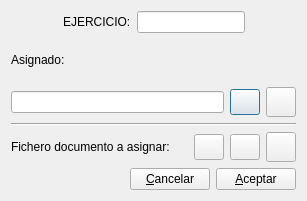
<?xml version="1.0" encoding="UTF-8"?>
<ui version="4.0">
 <class>asigna_fichdoc</class>
 <widget class="QDialog" name="asigna_fichdoc">
  <property name="geometry">
   <rect>
    <x>0</x>
    <y>0</y>
    <width>307</width>
    <height>201</height>
   </rect>
  </property>
  <property name="windowTitle">
   <string>Asigna fichero de documento</string>
  </property>
  <layout class="QHBoxLayout" name="horizontalLayout_5">
   <item>
    <layout class="QVBoxLayout" name="verticalLayout">
     <item>
      <layout class="QHBoxLayout" name="horizontalLayout_4">
       <item>
        <spacer name="horizontalSpacer_3">
         <property name="orientation">
          <enum>Qt::Horizontal</enum>
         </property>
         <property name="sizeHint" stdset="0">
          <size>
           <width>40</width>
           <height>20</height>
          </size>
         </property>
        </spacer>
       </item>
       <item>
        <widget class="QLabel" name="label_2">
         <property name="text">
          <string>EJERCICIO:</string>
         </property>
        </widget>
       </item>
       <item>
        <widget class="QLineEdit" name="ejerciciolineEdit">
         <property name="readOnly">
          <bool>true</bool>
         </property>
        </widget>
       </item>
       <item>
        <spacer name="horizontalSpacer_2">
         <property name="orientation">
          <enum>Qt::Horizontal</enum>
         </property>
         <property name="sizeHint" stdset="0">
          <size>
           <width>40</width>
           <height>20</height>
          </size>
         </property>
        </spacer>
       </item>
      </layout>
     </item>
     <item>
      <widget class="QLabel" name="label">
       <property name="text">
        <string>Asignado:</string>
       </property>
      </widget>
     </item>
     <item>
      <layout class="QHBoxLayout" name="horizontalLayout">
       <item>
        <widget class="QLineEdit" name="docasignadolineEdit">
         <property name="readOnly">
          <bool>true</bool>
         </property>
        </widget>
       </item>
       <item>
        <widget class="QPushButton" name="visdocdefpushButton">
         <property name="minimumSize">
          <size>
           <width>30</width>
           <height>26</height>
          </size>
         </property>
         <property name="maximumSize">
          <size>
           <width>30</width>
           <height>26</height>
          </size>
         </property>
         <property name="toolTip">
          <string>Consultar mayor</string>
         </property>
         <property name="text">
          <string/>
         </property>
         <property name="icon">
          <iconset resource="keme.qrc">
           <normaloff>:/iconos/graf/viewer.xpm</normaloff>:/iconos/graf/viewer.xpm</iconset>
         </property>
        </widget>
       </item>
       <item>
        <widget class="QPushButton" name="borravisdocpushButton">
         <property name="maximumSize">
          <size>
           <width>30</width>
           <height>30</height>
          </size>
         </property>
         <property name="text">
          <string/>
         </property>
         <property name="icon">
          <iconset resource="keme.qrc">
           <normaloff>:/iconos/graf/borraelem.png</normaloff>:/iconos/graf/borraelem.png</iconset>
         </property>
         <property name="shortcut">
          <string>Alt+L</string>
         </property>
        </widget>
       </item>
      </layout>
     </item>
     <item>
      <widget class="Line" name="line">
       <property name="orientation">
        <enum>Qt::Horizontal</enum>
       </property>
      </widget>
     </item>
     <item>
      <layout class="QHBoxLayout" name="horizontalLayout_2">
       <item>
        <widget class="QLabel" name="label_6">
         <property name="text">
          <string>Fichero documento a asignar:</string>
         </property>
        </widget>
       </item>
       <item>
        <widget class="QPushButton" name="fichdocpushButton">
         <property name="minimumSize">
          <size>
           <width>30</width>
           <height>26</height>
          </size>
         </property>
         <property name="maximumSize">
          <size>
           <width>30</width>
           <height>26</height>
          </size>
         </property>
         <property name="toolTip">
          <string>Diálogo de archivos</string>
         </property>
         <property name="text">
          <string/>
         </property>
         <property name="icon">
          <iconset resource="keme.qrc">
           <normaloff>:/iconos/graf/fileimport.png</normaloff>:/iconos/graf/fileimport.png</iconset>
         </property>
         <property name="autoDefault">
          <bool>false</bool>
         </property>
        </widget>
       </item>
       <item>
        <widget class="QPushButton" name="visdocpushButton">
         <property name="minimumSize">
          <size>
           <width>30</width>
           <height>26</height>
          </size>
         </property>
         <property name="maximumSize">
          <size>
           <width>30</width>
           <height>26</height>
          </size>
         </property>
         <property name="toolTip">
          <string>Visualizar archivo</string>
         </property>
         <property name="text">
          <string/>
         </property>
         <property name="icon">
          <iconset resource="keme.qrc">
           <normaloff>:/iconos/graf/viewer.xpm</normaloff>:/iconos/graf/viewer.xpm</iconset>
         </property>
         <property name="autoDefault">
          <bool>false</bool>
         </property>
        </widget>
       </item>
       <item>
        <widget class="QPushButton" name="borraasdocpushButton">
         <property name="maximumSize">
          <size>
           <width>30</width>
           <height>30</height>
          </size>
         </property>
         <property name="toolTip">
          <string>Eliminar asignación</string>
         </property>
         <property name="text">
          <string/>
         </property>
         <property name="icon">
          <iconset resource="keme.qrc">
           <normaloff>:/iconos/graf/borrar.png</normaloff>:/iconos/graf/borrar.png</iconset>
         </property>
         <property name="shortcut">
          <string>Alt+L</string>
         </property>
         <property name="autoDefault">
          <bool>false</bool>
         </property>
        </widget>
       </item>
      </layout>
     </item>
     <item>
      <layout class="QHBoxLayout" name="horizontalLayout_3">
       <item>
        <spacer name="horizontalSpacer">
         <property name="orientation">
          <enum>Qt::Horizontal</enum>
         </property>
         <property name="sizeHint" stdset="0">
          <size>
           <width>40</width>
           <height>20</height>
          </size>
         </property>
        </spacer>
       </item>
       <item>
        <widget class="QPushButton" name="cancelarpushButton">
         <property name="text">
          <string>&amp;Cancelar</string>
         </property>
        </widget>
       </item>
       <item>
        <widget class="QPushButton" name="aceptarpushButton">
         <property name="text">
          <string>&amp;Aceptar</string>
         </property>
        </widget>
       </item>
      </layout>
     </item>
    </layout>
   </item>
  </layout>
 </widget>
 <resources>
  <include location="keme.qrc"/>
 </resources>
 <connections>
  <connection>
   <sender>cancelarpushButton</sender>
   <signal>clicked()</signal>
   <receiver>asigna_fichdoc</receiver>
   <slot>reject()</slot>
   <hints>
    <hint type="sourcelabel">
     <x>183</x>
     <y>130</y>
    </hint>
    <hint type="destinationlabel">
     <x>130</x>
     <y>111</y>
    </hint>
   </hints>
  </connection>
 </connections>
</ui>
